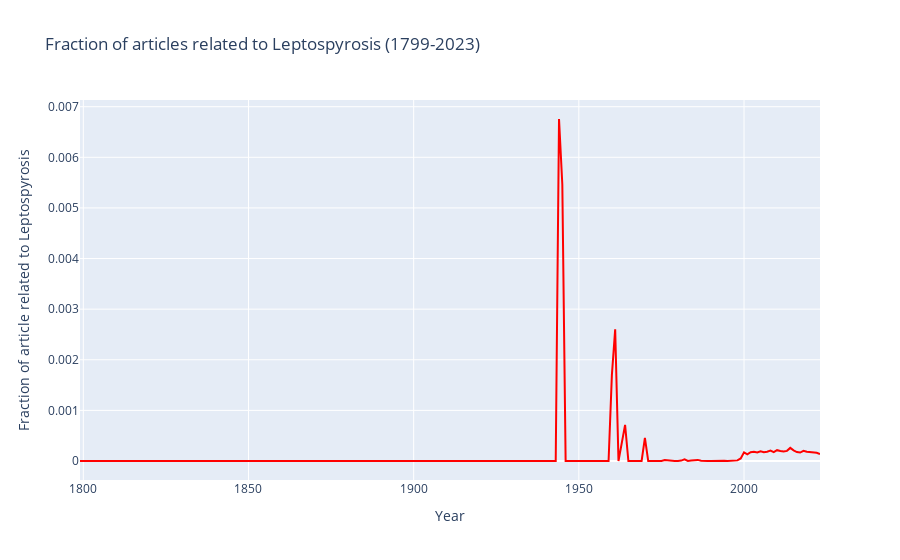

Write notebook code for a chart like this one.
### Code cell
#line plot of fraction
plot_fraction = px.line(
    
    #taking whole data (except 2024)
    merged_counts_copy.iloc[0:142, :],
    x = 'Year',
    y = 'FractionLepropsyrosis',
    title="Fraction of articles related to Leptospyrosis (1799-2023)",
    labels={'FractionLepropsyrosis': 'Fraction of article related to Leptospyrosis'},
    line_shape='linear', 
    #template='plotly', 
    color_discrete_sequence=['red'],
    
)
plot_fraction.show()

### Figure 1 — Plotly figure (JSON) as saved in the notebook; plotly's stock layout.template omitted (floating-point values rounded to 4 significant figures; data arrays with more than 128 entries replaced by an {"elided": "..."} marker saying what was removed)
{"data": [{"hovertemplate": "Year=%{x}<br>Fraction of article related to Leptospyrosis=%{y}<extra></extra>", "legendgroup": "", "line": {"color": "red", "dash": "solid", "shape": "linear"}, "marker": {"symbol": "circle"}, "mode": "lines", "name": "", "orientation": "v", "showlegend": false, "type": "scatter", "x": {"elided": "142 int values"}, "xaxis": "x", "y": {"elided": "142 float values"}, "yaxis": "y"}], "layout": {"legend": {"tracegroupgap": 0}, "title": {"text": "Fraction of articles related to Leptospyrosis (1799-2023)"}, "xaxis": {"anchor": "y", "domain": [0, 1], "title": {"text": "Year"}}, "yaxis": {"anchor": "x", "domain": [0, 1], "title": {"text": "Fraction of article related to Leptospyrosis"}}}}
